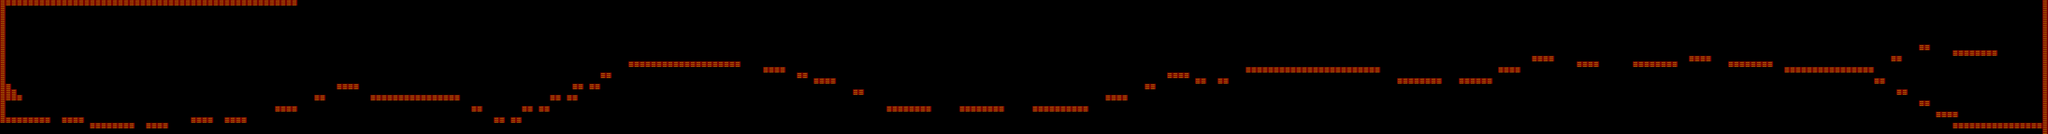

Tiled map render using the project's own tile images. Description and the map definition, with tile-layer contents summarised, below:
An orthogonal 365x24 tile map with 64x64 px tiles, 1 tile layer (propertiesLayer) and 323 objects (23x plat3.png, 20x plat1.png, 17x plat2.png, end, spawn, ...).

<map version="1.0" orientation="orthogonal" renderorder="right-down" width="365" height="24" tilewidth="64" tileheight="64" nextobjectid="707">
 <properties>
  <property name="Gravity" value="-900" />
  <property name="GroundFriction" value="60" />
  <property name="Image" value="uranus.png" />
  <property name="Name" value="URANO" />
 </properties>
 <tileset firstgid="1" name="properties" tilewidth="64" tileheight="64" tilecount="10" columns="5">
  <image source="propertiesTiles.png" width="320" height="128" />
  <tile id="0">
   <properties>
    <property name="solid" value="true" />
   </properties>
  </tile>
 </tileset>
 <objectgroup name="objects">
  <object id="571" name="end" x="22912" y="480">
   <ellipse />
  </object>
  <object id="605" name="spawn" x="128" y="1216" />
 </objectgroup>
 <layer name="propertiesLayer" width="365" height="24">
  <data>[8760 cells, 378 non-empty, 1 distinct tile ids]</data>
 </layer>
 <objectgroup name="platforms">
  <object id="256" name="plat1.png" x="64" y="1344" width="512" height="64" />
  <object id="257" name="plat2.png" x="704" y="1344" width="256" height="64" />
  <object id="259" name="plat2.png" x="1664" y="1408" width="256" height="64" />
  <object id="260" name="plat1.png" x="1024" y="1408" width="512" height="64" />
  <object id="271" name="plat2.png" x="2176" y="1344" width="256" height="64" />
  <object id="272" name="plat2.png" x="2560" y="1344" width="256" height="64" />
  <object id="273" name="plat2.png" x="3136" y="1216" width="256" height="64" />
  <object id="274" name="plat3.png" x="3584" y="1088" width="128" height="64" />
  <object id="279" name="plat2.png" x="3840" y="960" width="256" height="64" />
  <object id="289" name="plat1.png" x="4224" y="1088" width="512" height="64" />
  <object id="290" name="plat1.png" x="4736" y="1088" width="512" height="64" />
  <object id="337" name="plat3.png" x="5376" y="1216" width="128" height="64" />
  <object id="338" name="plat3.png" x="5632" y="1344" width="128" height="64" />
  <object id="339" name="plat3.png" x="5952" y="1216" width="128" height="64" />
  <object id="340" name="plat3.png" x="6272" y="1088" width="128" height="64" />
  <object id="341" name="plat3.png" x="6528" y="960" width="128" height="64" />
  <object id="342" name="plat3.png" x="6848" y="832" width="128" height="64" />
  <object id="356" name="plat1.png" x="7168" y="704" width="512" height="64" />
  <object id="401" name="plat1.png" x="7680" y="704" width="512" height="64" />
  <object id="402" name="plat2.png" x="8192" y="704" width="256" height="64" />
  <object id="411" name="plat2.png" x="8704" y="768" width="256" height="64" />
  <object id="412" name="plat2.png" x="9280" y="896" width="256" height="64" />
  <object id="413" name="plat3.png" x="9728" y="1024" width="128" height="64" />
  <object id="428" name="plat1.png" x="10112" y="1216" width="512" height="64" />
  <object id="433" name="plat1.png" x="10944" y="1216" width="512" height="64" />
  <object id="437" name="plat1.png" x="11776" y="1216" width="512" height="64" />
  <object id="455" name="plat3.png" x="12288" y="1216" width="128" height="64" />
  <object id="461" name="plat2.png" x="12608" y="1088" width="256" height="64" />
  <object id="462" name="plat3.png" x="13056" y="960" width="128" height="64" />
  <object id="464" name="plat2.png" x="13312" y="832" width="256" height="64" />
  <object id="472" name="plat3.png" x="13632" y="896" width="128" height="64" />
  <object id="478" name="plat3.png" x="13888" y="896" width="128" height="64" />
  <object id="479" name="plat1.png" x="14208" y="768" width="512" height="64" />
  <object id="480" name="plat1.png" x="14720" y="768" width="512" height="64" />
  <object id="481" name="plat1.png" x="15232" y="768" width="512" height="64" />
  <object id="482" name="plat1.png" x="15936" y="896" width="512" height="64" />
  <object id="510" name="plat2.png" x="16768" y="896" width="256" height="64" />
  <object id="514" name="plat3.png" x="16640" y="903" width="128" height="64" />
  <object id="517" name="plat2.png" x="17088" y="768" width="256" height="64" />
  <object id="529" name="plat2.png" x="17472" y="640" width="256" height="64" />
  <object id="533" name="plat2.png" x="17984" y="704" width="256" height="64" />
  <object id="541" name="plat1.png" x="18624" y="704" width="512" height="64" />
  <object id="559" name="plat2.png" x="19264" y="640" width="256" height="64" />
  <object id="565" name="plat1.png" x="19712" y="704" width="512" height="64" />
  <object id="566" name="plat1.png" x="20352" y="768" width="512" height="64" />
  <object id="567" name="plat1.png" x="20864" y="768" width="512" height="64" />
  <object id="568" name="plat3.png" x="21568" y="640" width="128" height="64" />
  <object id="569" name="plat3.png" x="21888" y="512" width="128" height="64" />
  <object id="570" name="plat1.png" x="22272" y="576" width="512" height="64" />
  <object id="614" name="plat3.png" x="5822" y="1344" width="128" height="64" />
  <object id="615" name="plat3.png" x="6144" y="1212" width="128" height="64" />
  <object id="616" name="plat3.png" x="6464" y="1090" width="128" height="64" />
  <object id="617" name="plat3.png" x="6720" y="962" width="128" height="64" />
  <object id="618" name="plat3.png" x="9090" y="830" width="128" height="64" />
  <object id="634" name="plat1.png" x="22782" y="1408" width="512" height="64" />
  <object id="635" name="plat1.png" x="22266" y="1408" width="512" height="64" />
  <object id="637" name="plat3.png" x="21888" y="1144" width="128" height="64" />
  <object id="638" name="plat2.png" x="22078" y="1278" width="256" height="64" />
  <object id="690" name="plat3.png" x="21630" y="1022" width="128" height="64" />
  <object id="691" name="plat3.png" x="21376" y="898" width="128" height="64" />
 </objectgroup>
 <objectgroup name="numberTests" visible="0">
  <object id="277" name="tipUranus3" x="832" y="1280">
   <ellipse />
  </object>
  <object id="355" name="tipUranus2" x="5120" y="1024" width="16" height="16">
   <ellipse />
  </object>
  <object id="357" name="tipUranus1" x="7424" y="640" width="16" height="16">
   <ellipse />
  </object>
  <object id="429" name="tipUranus4" x="10352" y="1152" width="16" height="16">
   <ellipse />
  </object>
  <object id="507" name="tipUranus5" x="12736" y="1024" width="16" height="16">
   <ellipse />
  </object>
  <object id="560" name="tipUranus6" x="20528" y="704" width="16" height="16">
   <ellipse />
  </object>
  <object id="603" name="tipUranus7" x="16304" y="832" width="16" height="16">
   <ellipse />
  </object>
  <object id="606" x="14975.8" y="704.97">
   <ellipse />
  </object>
  <object id="611" x="8925.33" y="704">
   <ellipse />
  </object>
  <object id="612" x="11840" y="1150">
   <ellipse />
  </object>
  <object id="632" x="18172" y="638">
   <ellipse />
  </object>
 </objectgroup>
 <objectgroup name="numberDisplays" visible="0" />
 <objectgroup name="coins">
  <object id="261" x="1536" y="1344">
   <ellipse />
  </object>
  <object id="262" x="1600" y="1280">
   <ellipse />
  </object>
  <object id="263" x="1664" y="1344">
   <ellipse />
  </object>
  <object id="265" x="992" y="1312">
   <ellipse />
  </object>
  <object id="267" x="640" y="1216">
   <ellipse />
  </object>
  <object id="268" x="704" y="1280">
   <ellipse />
  </object>
  <object id="269" x="576" y="1280">
   <ellipse />
  </object>
  <object id="295" x="1088" y="1344">
   <ellipse />
  </object>
  <object id="296" x="1152" y="1344">
   <ellipse />
  </object>
  </objectgroup>
 <objectgroup name="spikes" visible="0">
  <!-- 27 objects omitted --></objectgroup>
</map>
<!-- 241 of 323 objects omitted -->
